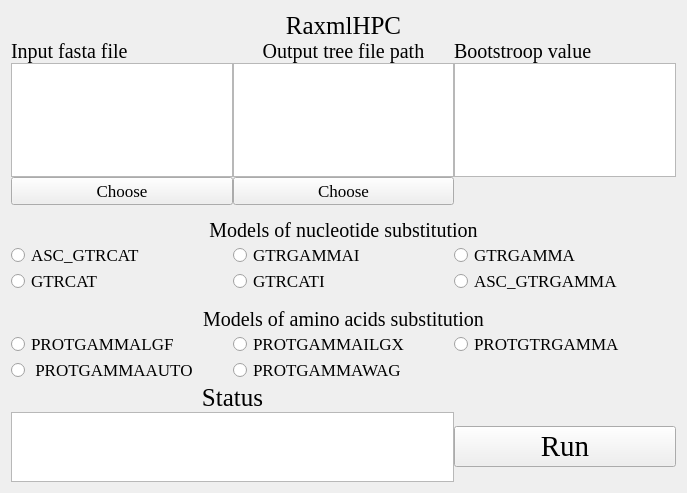
<?xml version="1.0" encoding="UTF-8"?>
<ui version="4.0">
 <class>Form</class>
 <widget class="QWidget" name="Form">
  <property name="geometry">
   <rect>
    <x>0</x>
    <y>0</y>
    <width>687</width>
    <height>493</height>
   </rect>
  </property>
  <property name="windowTitle">
   <string>Form</string>
  </property>
  <property name="styleSheet">
   <string notr="true">background-image: url(D:/tools/Pycharm/pyqt/logo/green_back.png);</string>
  </property>
  <layout class="QGridLayout" name="gridLayout_6">
   <item row="0" column="0">
    <layout class="QGridLayout" name="gridLayout">
     <property name="spacing">
      <number>0</number>
     </property>
     <item row="12" column="3">
      <widget class="QLabel" name="label_6">
       <property name="styleSheet">
        <string notr="true">background-image: url(D:/tools/Pycharm/pyqt/logo/white.png);</string>
       </property>
       <property name="text">
        <string/>
       </property>
      </widget>
     </item>
     <item row="2" column="0">
      <widget class="QTextBrowser" name="textBrowser_2">
       <property name="sizePolicy">
        <sizepolicy hsizetype="Expanding" vsizetype="Expanding">
         <horstretch>0</horstretch>
         <verstretch>0</verstretch>
        </sizepolicy>
       </property>
       <property name="maximumSize">
        <size>
         <width>16777215</width>
         <height>16777215</height>
        </size>
       </property>
       <property name="styleSheet">
        <string notr="true">background-image: url(D:/tools/Pycharm/pyqt/logo/white.png)</string>
       </property>
      </widget>
     </item>
     <item row="6" column="2">
      <widget class="QRadioButton" name="radioButton_2">
       <property name="sizePolicy">
        <sizepolicy hsizetype="Expanding" vsizetype="Expanding">
         <horstretch>0</horstretch>
         <verstretch>0</verstretch>
        </sizepolicy>
       </property>
       <property name="font">
        <font>
         <family>Times New Roman</family>
         <pointsize>13</pointsize>
        </font>
       </property>
       <property name="styleSheet">
        <string notr="true">background-image: url(D:/tools/Pycharm/pyqt/logo/white.png);</string>
       </property>
       <property name="text">
        <string>GTRGAMMAI</string>
       </property>
      </widget>
     </item>
     <item row="10" column="0" colspan="4">
      <widget class="QLabel" name="label_8">
       <property name="font">
        <font>
         <family>Times New Roman</family>
         <pointsize>15</pointsize>
        </font>
       </property>
       <property name="text">
        <string>Models of amino acids substitution</string>
       </property>
       <property name="alignment">
        <set>Qt::AlignCenter</set>
       </property>
      </widget>
     </item>
     <item row="2" column="2">
      <widget class="QTextBrowser" name="textBrowser_3">
       <property name="sizePolicy">
        <sizepolicy hsizetype="Expanding" vsizetype="Expanding">
         <horstretch>0</horstretch>
         <verstretch>0</verstretch>
        </sizepolicy>
       </property>
       <property name="maximumSize">
        <size>
         <width>16777215</width>
         <height>16777215</height>
        </size>
       </property>
       <property name="styleSheet">
        <string notr="true">background-image: url(D:/tools/Pycharm/pyqt/logo/white.png)</string>
       </property>
      </widget>
     </item>
     <item row="6" column="3">
      <widget class="QRadioButton" name="radioButton_3">
       <property name="sizePolicy">
        <sizepolicy hsizetype="Expanding" vsizetype="Expanding">
         <horstretch>0</horstretch>
         <verstretch>0</verstretch>
        </sizepolicy>
       </property>
       <property name="font">
        <font>
         <family>Times New Roman</family>
         <pointsize>13</pointsize>
        </font>
       </property>
       <property name="styleSheet">
        <string notr="true">background-image: url(D:/tools/Pycharm/pyqt/logo/white.png);</string>
       </property>
       <property name="text">
        <string>GTRGAMMA</string>
       </property>
      </widget>
     </item>
     <item row="3" column="2">
      <widget class="QPushButton" name="pushButton_3">
       <property name="font">
        <font>
         <family>Times New Roman</family>
         <pointsize>13</pointsize>
        </font>
       </property>
       <property name="text">
        <string>Choose</string>
       </property>
      </widget>
     </item>
     <item row="1" column="2">
      <widget class="QLabel" name="label_3">
       <property name="sizePolicy">
        <sizepolicy hsizetype="Preferred" vsizetype="MinimumExpanding">
         <horstretch>0</horstretch>
         <verstretch>0</verstretch>
        </sizepolicy>
       </property>
       <property name="maximumSize">
        <size>
         <width>16777215</width>
         <height>30</height>
        </size>
       </property>
       <property name="font">
        <font>
         <family>Times New Roman</family>
         <pointsize>15</pointsize>
        </font>
       </property>
       <property name="text">
        <string>Output tree file path</string>
       </property>
       <property name="alignment">
        <set>Qt::AlignCenter</set>
       </property>
      </widget>
     </item>
     <item row="5" column="0" colspan="4">
      <widget class="QLabel" name="label_7">
       <property name="font">
        <font>
         <family>Times New Roman</family>
         <pointsize>15</pointsize>
        </font>
       </property>
       <property name="text">
        <string>Models of nucleotide substitution</string>
       </property>
       <property name="alignment">
        <set>Qt::AlignCenter</set>
       </property>
      </widget>
     </item>
     <item row="1" column="0">
      <widget class="QLabel" name="label_2">
       <property name="sizePolicy">
        <sizepolicy hsizetype="Preferred" vsizetype="MinimumExpanding">
         <horstretch>0</horstretch>
         <verstretch>0</verstretch>
        </sizepolicy>
       </property>
       <property name="maximumSize">
        <size>
         <width>16777215</width>
         <height>30</height>
        </size>
       </property>
       <property name="font">
        <font>
         <family>Times New Roman</family>
         <pointsize>15</pointsize>
        </font>
       </property>
       <property name="text">
        <string>Input fasta file</string>
       </property>
       <property name="alignment">
        <set>Qt::AlignLeading|Qt::AlignLeft|Qt::AlignVCenter</set>
       </property>
      </widget>
     </item>
     <item row="1" column="3">
      <widget class="QLabel" name="label_5">
       <property name="sizePolicy">
        <sizepolicy hsizetype="Preferred" vsizetype="MinimumExpanding">
         <horstretch>0</horstretch>
         <verstretch>0</verstretch>
        </sizepolicy>
       </property>
       <property name="maximumSize">
        <size>
         <width>16777215</width>
         <height>30</height>
        </size>
       </property>
       <property name="font">
        <font>
         <family>Times New Roman</family>
         <pointsize>15</pointsize>
        </font>
       </property>
       <property name="text">
        <string>Bootstroop value</string>
       </property>
       <property name="alignment">
        <set>Qt::AlignLeading|Qt::AlignLeft|Qt::AlignVCenter</set>
       </property>
      </widget>
     </item>
     <item row="0" column="0" colspan="4">
      <widget class="QLabel" name="label">
       <property name="sizePolicy">
        <sizepolicy hsizetype="Preferred" vsizetype="MinimumExpanding">
         <horstretch>0</horstretch>
         <verstretch>0</verstretch>
        </sizepolicy>
       </property>
       <property name="maximumSize">
        <size>
         <width>16777215</width>
         <height>35</height>
        </size>
       </property>
       <property name="font">
        <font>
         <family>Times New Roman</family>
         <pointsize>19</pointsize>
        </font>
       </property>
       <property name="text">
        <string>RaxmlHPC</string>
       </property>
       <property name="alignment">
        <set>Qt::AlignCenter</set>
       </property>
      </widget>
     </item>
     <item row="12" column="2">
      <widget class="QRadioButton" name="radioButton_11">
       <property name="sizePolicy">
        <sizepolicy hsizetype="Expanding" vsizetype="Expanding">
         <horstretch>0</horstretch>
         <verstretch>0</verstretch>
        </sizepolicy>
       </property>
       <property name="font">
        <font>
         <family>Times New Roman</family>
         <pointsize>13</pointsize>
        </font>
       </property>
       <property name="styleSheet">
        <string notr="true">background-image: url(D:/tools/Pycharm/pyqt/logo/white.png);</string>
       </property>
       <property name="text">
        <string>PROTGAMMAWAG</string>
       </property>
      </widget>
     </item>
     <item row="6" column="0">
      <widget class="QRadioButton" name="radioButton">
       <property name="sizePolicy">
        <sizepolicy hsizetype="Expanding" vsizetype="Expanding">
         <horstretch>0</horstretch>
         <verstretch>0</verstretch>
        </sizepolicy>
       </property>
       <property name="font">
        <font>
         <family>Times New Roman</family>
         <pointsize>13</pointsize>
        </font>
       </property>
       <property name="styleSheet">
        <string notr="true">background-image: url(D:/tools/Pycharm/pyqt/logo/white.png);</string>
       </property>
       <property name="text">
        <string>ASC_GTRCAT</string>
       </property>
      </widget>
     </item>
     <item row="2" column="3">
      <widget class="QTextEdit" name="textEdit">
       <property name="sizePolicy">
        <sizepolicy hsizetype="Expanding" vsizetype="Expanding">
         <horstretch>0</horstretch>
         <verstretch>0</verstretch>
        </sizepolicy>
       </property>
       <property name="maximumSize">
        <size>
         <width>16777215</width>
         <height>16777215</height>
        </size>
       </property>
       <property name="styleSheet">
        <string notr="true">background-image: url(D:/Documents/Desktop/white.png)</string>
       </property>
      </widget>
     </item>
     <item row="11" column="3">
      <widget class="QRadioButton" name="radioButton_9">
       <property name="sizePolicy">
        <sizepolicy hsizetype="Expanding" vsizetype="Expanding">
         <horstretch>0</horstretch>
         <verstretch>0</verstretch>
        </sizepolicy>
       </property>
       <property name="font">
        <font>
         <family>Times New Roman</family>
         <pointsize>13</pointsize>
        </font>
       </property>
       <property name="styleSheet">
        <string notr="true">background-image: url(D:/tools/Pycharm/pyqt/logo/white.png);</string>
       </property>
       <property name="text">
        <string>PROTGTRGAMMA</string>
       </property>
      </widget>
     </item>
     <item row="13" column="0" colspan="3">
      <widget class="QLabel" name="label_4">
       <property name="font">
        <font>
         <family>Times New Roman</family>
         <pointsize>19</pointsize>
        </font>
       </property>
       <property name="text">
        <string>Status</string>
       </property>
       <property name="alignment">
        <set>Qt::AlignCenter</set>
       </property>
      </widget>
     </item>
     <item row="12" column="0">
      <widget class="QRadioButton" name="radioButton_10">
       <property name="sizePolicy">
        <sizepolicy hsizetype="Expanding" vsizetype="Expanding">
         <horstretch>0</horstretch>
         <verstretch>0</verstretch>
        </sizepolicy>
       </property>
       <property name="font">
        <font>
         <family>Times New Roman</family>
         <pointsize>13</pointsize>
        </font>
       </property>
       <property name="styleSheet">
        <string notr="true">background-image: url(D:/tools/Pycharm/pyqt/logo/white.png);</string>
       </property>
       <property name="text">
        <string> PROTGAMMAAUTO</string>
       </property>
      </widget>
     </item>
     <item row="8" column="3">
      <widget class="QRadioButton" name="radioButton_6">
       <property name="sizePolicy">
        <sizepolicy hsizetype="Expanding" vsizetype="Expanding">
         <horstretch>0</horstretch>
         <verstretch>0</verstretch>
        </sizepolicy>
       </property>
       <property name="font">
        <font>
         <family>Times New Roman</family>
         <pointsize>13</pointsize>
        </font>
       </property>
       <property name="styleSheet">
        <string notr="true">background-image: url(D:/tools/Pycharm/pyqt/logo/white.png);</string>
       </property>
       <property name="text">
        <string>ASC_GTRGAMMA</string>
       </property>
      </widget>
     </item>
     <item row="8" column="0">
      <widget class="QRadioButton" name="radioButton_4">
       <property name="sizePolicy">
        <sizepolicy hsizetype="Expanding" vsizetype="Expanding">
         <horstretch>0</horstretch>
         <verstretch>0</verstretch>
        </sizepolicy>
       </property>
       <property name="font">
        <font>
         <family>Times New Roman</family>
         <pointsize>13</pointsize>
        </font>
       </property>
       <property name="styleSheet">
        <string notr="true">background-image: url(D:/tools/Pycharm/pyqt/logo/white.png);</string>
       </property>
       <property name="text">
        <string>GTRCAT</string>
       </property>
      </widget>
     </item>
     <item row="14" column="3" rowspan="3">
      <widget class="QPushButton" name="pushButton">
       <property name="font">
        <font>
         <family>Times New Roman</family>
         <pointsize>22</pointsize>
        </font>
       </property>
       <property name="styleSheet">
        <string notr="true">background-image: url(D:/Documents/Desktop/white.png)</string>
       </property>
       <property name="text">
        <string>Run</string>
       </property>
      </widget>
     </item>
     <item row="8" column="2">
      <widget class="QRadioButton" name="radioButton_5">
       <property name="sizePolicy">
        <sizepolicy hsizetype="Expanding" vsizetype="Expanding">
         <horstretch>0</horstretch>
         <verstretch>0</verstretch>
        </sizepolicy>
       </property>
       <property name="font">
        <font>
         <family>Times New Roman</family>
         <pointsize>13</pointsize>
        </font>
       </property>
       <property name="styleSheet">
        <string notr="true">background-image: url(D:/tools/Pycharm/pyqt/logo/white.png);</string>
       </property>
       <property name="text">
        <string>GTRCATI</string>
       </property>
      </widget>
     </item>
     <item row="4" column="0" colspan="4">
      <widget class="QLabel" name="label_9">
       <property name="text">
        <string/>
       </property>
      </widget>
     </item>
     <item row="14" column="0" rowspan="3" colspan="3">
      <widget class="QTextBrowser" name="textBrowser">
       <property name="sizePolicy">
        <sizepolicy hsizetype="Expanding" vsizetype="Expanding">
         <horstretch>0</horstretch>
         <verstretch>0</verstretch>
        </sizepolicy>
       </property>
       <property name="maximumSize">
        <size>
         <width>16777215</width>
         <height>16777215</height>
        </size>
       </property>
       <property name="styleSheet">
        <string notr="true">background-image: url(D:/tools/Pycharm/pyqt/logo/white.png)</string>
       </property>
      </widget>
     </item>
     <item row="11" column="2">
      <widget class="QRadioButton" name="radioButton_8">
       <property name="sizePolicy">
        <sizepolicy hsizetype="Expanding" vsizetype="Expanding">
         <horstretch>0</horstretch>
         <verstretch>0</verstretch>
        </sizepolicy>
       </property>
       <property name="font">
        <font>
         <family>Times New Roman</family>
         <pointsize>13</pointsize>
        </font>
       </property>
       <property name="styleSheet">
        <string notr="true">background-image: url(D:/tools/Pycharm/pyqt/logo/white.png);</string>
       </property>
       <property name="text">
        <string>PROTGAMMAILGX</string>
       </property>
      </widget>
     </item>
     <item row="3" column="0">
      <widget class="QPushButton" name="pushButton_2">
       <property name="font">
        <font>
         <family>Times New Roman</family>
         <pointsize>13</pointsize>
        </font>
       </property>
       <property name="text">
        <string>Choose</string>
       </property>
      </widget>
     </item>
     <item row="11" column="0">
      <widget class="QRadioButton" name="radioButton_7">
       <property name="sizePolicy">
        <sizepolicy hsizetype="Expanding" vsizetype="Expanding">
         <horstretch>0</horstretch>
         <verstretch>0</verstretch>
        </sizepolicy>
       </property>
       <property name="font">
        <font>
         <family>Times New Roman</family>
         <pointsize>13</pointsize>
        </font>
       </property>
       <property name="styleSheet">
        <string notr="true">background-image: url(D:/tools/Pycharm/pyqt/logo/white.png);</string>
       </property>
       <property name="text">
        <string>PROTGAMMALGF</string>
       </property>
      </widget>
     </item>
     <item row="9" column="0" colspan="4">
      <widget class="QLabel" name="label_10">
       <property name="text">
        <string/>
       </property>
      </widget>
     </item>
    </layout>
   </item>
  </layout>
 </widget>
 <resources/>
 <connections/>
</ui>
